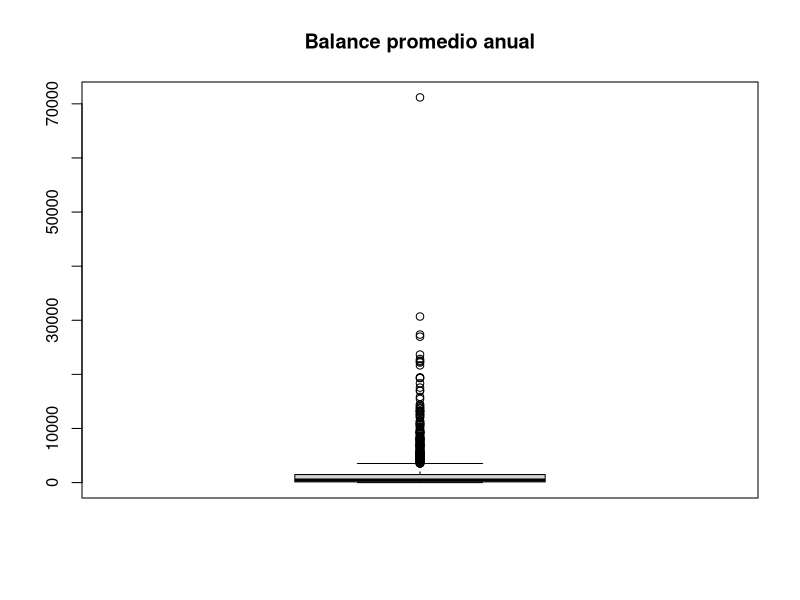
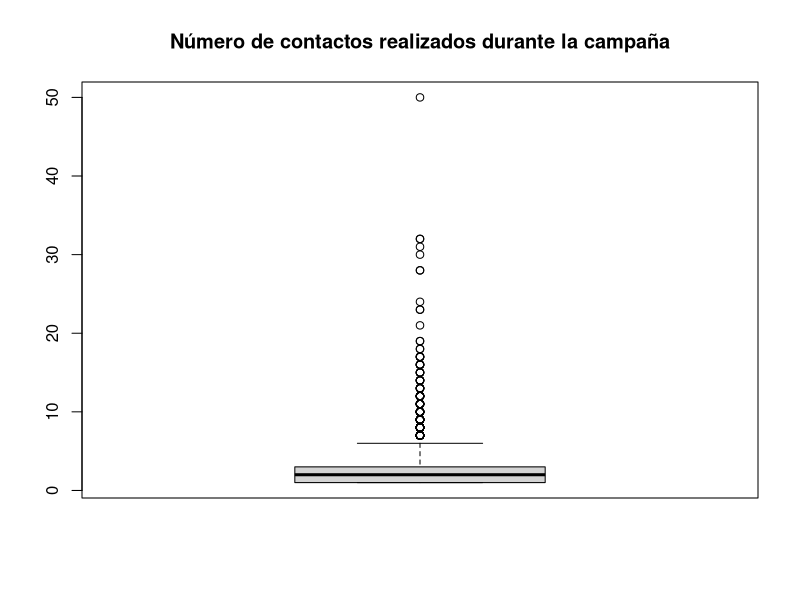
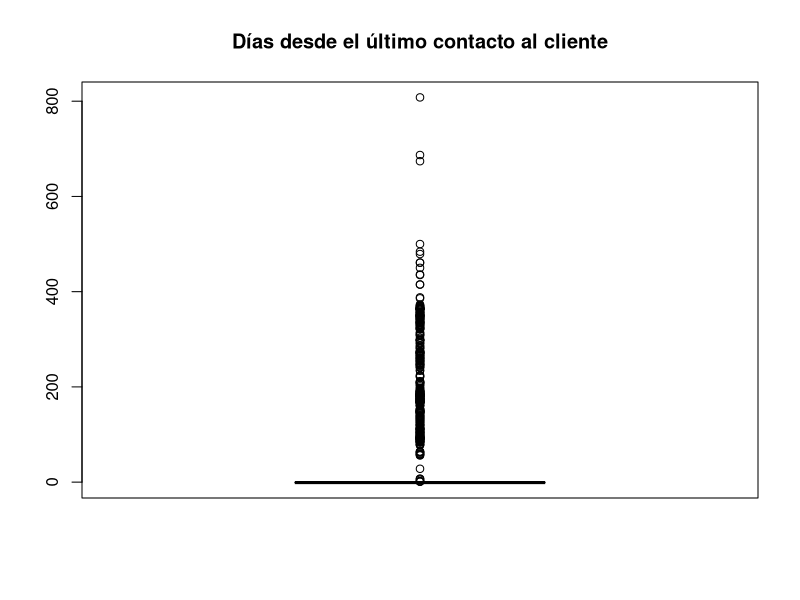
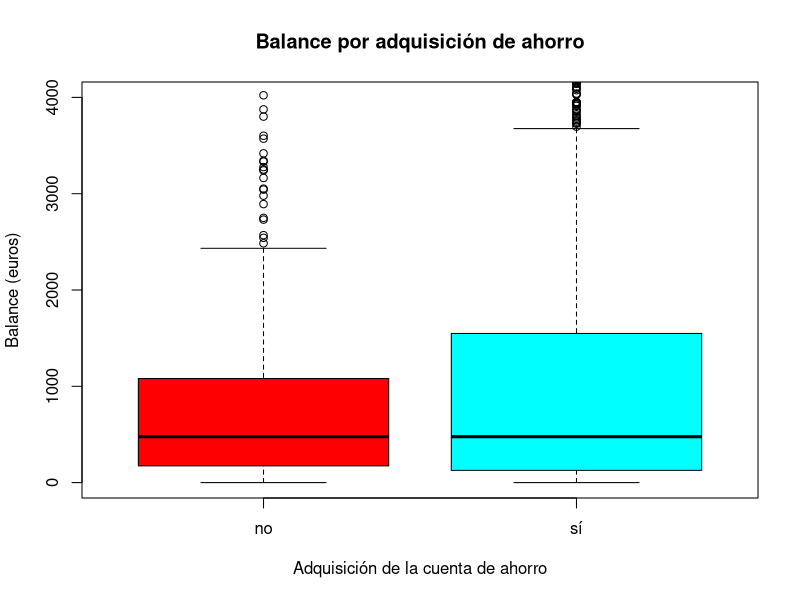
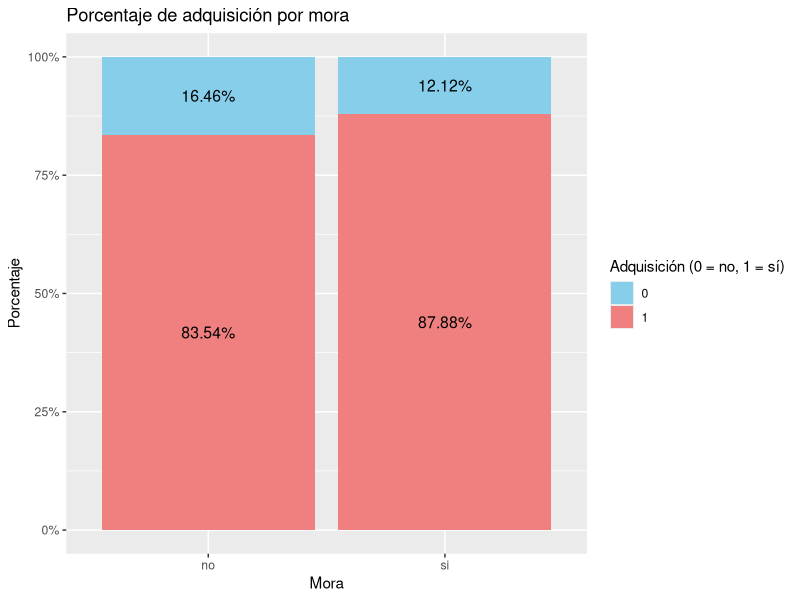
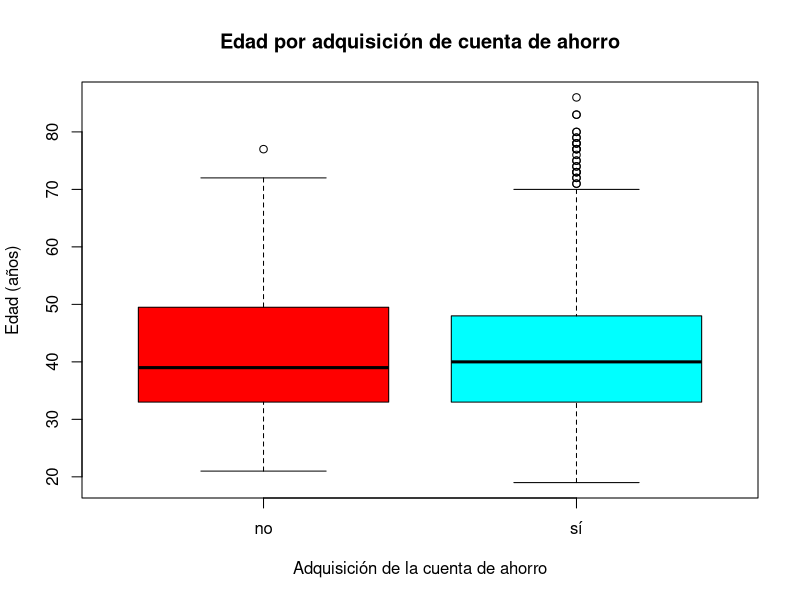
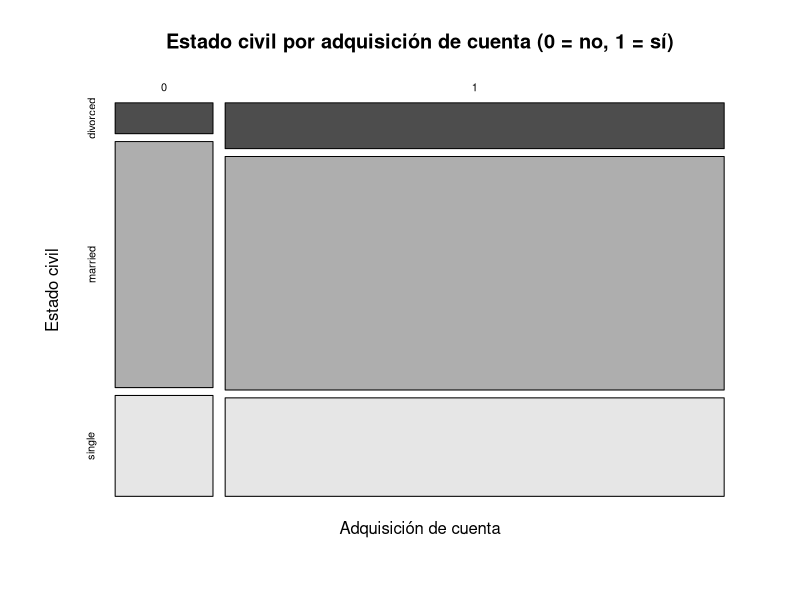
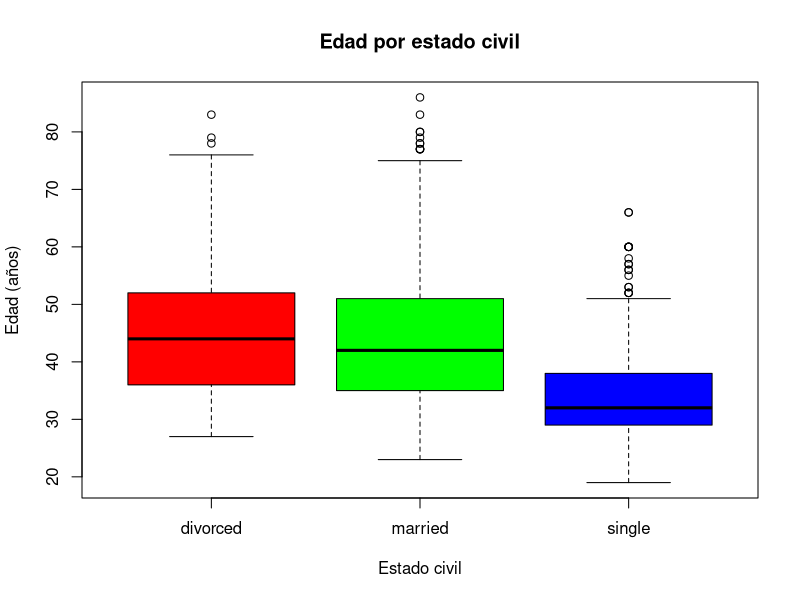

These figures' R source, in order:
## ---- chunk 1
cv <- function(x) sd(x, na.rm = TRUE) / mean(x, na.rm = TRUE)
is.discrete <- function(x) all(x == as.integer(x), na.rm = TRUE)
ran <- function(x) max(x) - min(x)
## ---- chunk 2
#| output: false

if (!require("tidyverse")) install.packages("tidyverse")
if (!require("modeest")) install.packages("modeest")
if (!require("knitr")) install.packages("knitr")
if (!require("ggplot2")) install.packages("ggplot2")

library("tidyverse") # `dplyr` viene con tidyverse
library("modeest")
library("knitr")
## ---- chunk 3
df <- read_csv("AdquisicionAhorro.csv")
kable(df[1:12, ])
## ---- chunk 4
if ("Adq_Ahorro" %in% colnames(df))
  df <- df %>% rename(adq_ahorro = Adq_Ahorro)
## ---- chunk 5
df <- df %>% select(edad, estciv, educacion, mora, balance, campana, pdias, adq_ahorro)
## ---- chunk 6
df$balance <- as.numeric(df$balance)
## ---- chunk 7
typeof(df$balance)
## ---- chunk 8
colSums(is.na(df))
## ---- chunk 9
# Esta función calcula la moda de una lista de datos `x`
# y la imputa en sus valores faltantes.
input_mode <- function(x) replace_na(x, mfv(x))

df$estciv <- replace_na(df$estciv, mfv(df$estciv))
df$educacion <- replace(df$educacion, is.na(df$educacion) | df$educacion == "desconocido", mfv(df$educacion))
df$mora <- replace_na(df$mora, mfv(df$mora))
## ---- chunk 10
# Esta función calcula el coeficiente de variación de `x`
# ignorando los NAs
cvs <- apply(df %>% select(edad, balance, campana), 2, cv)
cvs
## ---- chunk 11
for (colname in names(cvs)) {
  x <- df[[colname]]

  x_mean = mean(x, na.rm = TRUE)
  x_median = median(x, na.rm = TRUE)

  # Si CV < 0.3, usar la media; sino, la mediana
  replace_value <- ifelse(cvs[[colname]] < 0.3, x_mean,  x_median)

  if (is.discrete(x))
    replace_value <- round(replace_value)

  df[[colname]] <- replace_na(x, replace_value)
}
## ---- chunk 12
df <- df %>% filter(!is.na(df$pdias))
## ---- chunk 13
summary(df %>% select(edad, balance, campana, pdias))
## ---- chunk 14
boxplot(df$balance, main = "Balance promedio anual")
## ---- chunk 15
boxplot(df$campana, main = "Número de contactos realizados durante la campaña")
## ---- chunk 16
summary(df$pdias[df$pdias != -1])
## ---- chunk 17
boxplot(df$pdias, main = "Días desde el último contacto al cliente")
## ---- chunk 18
apply(df %>% select(estciv, educacion, mora, adq_ahorro), 2, unique)
## ---- chunk 19
summary(df)
kable(df[1:12, ])
## ---- chunk 20
colSums(is.na(df))
## ---- chunk 21
# Esta función imprime información relevante sobre una columna
full_summary <- function(x) {
  print(summary(x))

  if (class(x) == "numeric") {
    cat("Rango:", round(ran(x), 2), "\n")
    cat("IQR:", round(IQR(x), 2), "\n")
    cat("SD:", round(sd(x), 2), "\n")
    cat("CV:", round(cv(x), 2), "\n")
    cat("Moda:", round(mfv(x), 2), "\n")
  } else {
    freqs <- table(x)
    rel_freqs <- prop.table(freqs)
    full_table <- rbind(absolute = freqs, relative = round(rel_freqs, 2))

    cat("\n")
    cat("Frecuencias:\n")
    print(full_table)
    cat("\n")
    cat("Moda:", mfv(x), "\n")
  }
}

filter_outliers <- function(x, factor = 1.5) {
  iqr = IQR(x)
  lower_bound = quantile(x, 0.25) - factor * iqr
  upper_bound = quantile(x, 0.75) + factor * iqr
  iqr_balances = x[x >= lower_bound & x < upper_bound]
}
## ---- chunk 22
boxplot(
  df$balance ~ df$adq_ahorro,
  ylim=c(0,4000),
  main="Balance por adquisición de ahorro",
  xlab="Adquisición de la cuenta de ahorro",
  ylab="Balance (euros)",
  names = c("no", "sí"),
  col = rainbow(length(unique(df$adq_ahorro)))
)
## ---- chunk 23
df %>% 
  group_by(adq_ahorro) %>%
  summarise(
    media = mean(balance),
    q1 = quantile(balance, 0.25, type = 3),
    mediana = median(balance),
    q3 = quantile(balance, 0.75, type = 3),
    moda = mfv(balance),
    cv = cv(balance),
    max = max(balance),
    min = min(balance),
    rango = ran(balance),
    sd = sd(balance),
  )
## ---- chunk 24
full_summary(df$mora)
## ---- chunk 25
tabla_doble_entrada <- prop.table(table(df$adq_ahorro, df$mora), margin=2)
round(100 * tabla_doble_entrada, 2)
## ---- chunk 26
tabladf <- as.data.frame.matrix(tabla_doble_entrada)

data_long <- pivot_longer(tabladf, cols = c(si,no), names_to = "Mora", values_to = "Porcentaje")
data_long$Group <- rep(c("0", "1"), each = 2)


ggplot(data_long, aes(x = Mora, y = Porcentaje, fill = Group)) +
  ggtitle("Porcentaje de adquisición por mora") +
  geom_bar(stat = "identity") +
  geom_text(aes(label = sprintf("%.2f%%", Porcentaje * 100)), 
            position = position_stack(vjust = 0.5), size = 4) +
  scale_fill_manual(values = c("skyblue", "lightcoral")) +
  labs(x = "Mora", y = "Porcentaje", fill = "Adquisición (0 = no, 1 = sí)") +
  scale_y_continuous(labels = scales::percent)
## ---- chunk 27
boxplot(
  df$edad ~ df$adq_ahorro,
  main = "Edad por adquisición de cuenta de ahorro",
  xlab = "Adquisición de la cuenta de ahorro", ylab = "Edad (años)",
  names = c("no", "sí"),
  col = rainbow(length(unique(df$adq_ahorro)))
)
## ---- chunk 28
df %>% 
  group_by(adq_ahorro) %>%
  summarise(
    media = mean(edad),
    mediana = median(edad),
    moda = mfv(edad),
    cv = cv(edad),
    max = max(edad),
    min = min(edad),
    rango = ran(edad),
    sd = sd(edad),
  )
## ---- chunk 29
mosaicplot(
  table(df$adq_ahorro, df$estciv),
  main = "Estado civil por adquisición de cuenta (0 = no, 1 = sí)",
  xlab = "Adquisición de cuenta",
  ylab = "Estado civil",
  color = TRUE
)
## ---- chunk 30
boxplot(
  df$edad ~ df$estciv,
  main = "Edad por estado civil",
  xlab = "Estado civil",
  ylab = "Edad (años)",
  col = rainbow(length(unique(df$estciv)))
)
## ---- chunk 31
# Crear tabla de datos
data <- table(df$educacion, df$adq_ahorro)

# Gráfico de mosaico
mosaicplot(data,
  main = "Adquisición de cuenta por nivel educativo",
  xlab = "Nivel educativo",
  ylab = "Adquisición de cuenta (0 = no, 1 = sí)",
  color = c("tomato", "steelblue")
)
## ---- chunk 32
ggplot(df, aes(x = factor(adq_ahorro), y = campana, fill = factor(adq_ahorro))) +
  geom_boxplot(alpha = 0.9) +
  labs(
    title = "Número de contactos previos por adquisición de cuenta",
    x = "Adquisición de cuenta (1 = Sí, 0 = No)",
    y = "Número de contactos previos (campana)",
    fill = "Adquirió cuenta"
  ) +
  theme_light()
## ---- chunk 33
resumen_campana <- df %>% 
  group_by(adq_ahorro) %>%
  summarise(
    media = mean(campana),
    mediana = median(campana),
    moda = mfv(campana),
    cv = cv(campana),
    max = max(campana),
    min = min(campana),
    rango = ran(campana),
    sd = sd(campana),
  )

kable(resumen_campana)
## ---- chunk 34
campana_table <- table(filter_outliers(df$campana))

barplot(
  campana_table,
  main = "Contactos previos en la campaña (sin atípicos)",
  xlab = "Número de contactos (campana)",
  ylab = "Frecuencia"
)
## ---- chunk 35
sum(df$pdias == -1)
## ---- chunk 36
df_aux <- df[df$pdias != -1, ]
##convertir esto a un histograma doble
boxplot(
        df_aux$pdias ~ df_aux$adq_ahorro,
        names = c("No", "Si"),
        col = c("blue", "green"), 
        main = "Días desde último contacto por adquisición de cuenta", 
        ylab = "Días desde el último contacto (pdias)", 
        xlab = "Adquisición de la cuenta")
## ---- chunk 37
df %>% 
  filter(pdias != -1) %>% 
  group_by(adq_ahorro) %>%
  summarise(
    media = mean(pdias),
    q1 = quantile(pdias, 0.25, type = 3),
    mediana = median(pdias),
    q3 = quantile(pdias, 0.75, type = 3),
    cv = cv(pdias),
    max = max(pdias),
    min = min(pdias),
    rango = ran(pdias),
    sd = sd(pdias),
  )
## ---- chunk 38
df_aux_2 <- df[df$pdias == -1, ]
pdias_table <- table(df_aux_2$adq_ahorro)

colors <- rainbow(2)
pdias_table <- table(df$pdias != -1)
labels <- paste0(round(100 * pdias_table / sum(pdias_table), 2), "%")

pie(
  pdias_table,
  main = "Adquisición de cuenta (clientes no contactados previamente)",
  labels = labels,
  col = colors
)
legend("topleft", legend = c("Sí adquirió", "No adquirió"), fill = colors)
